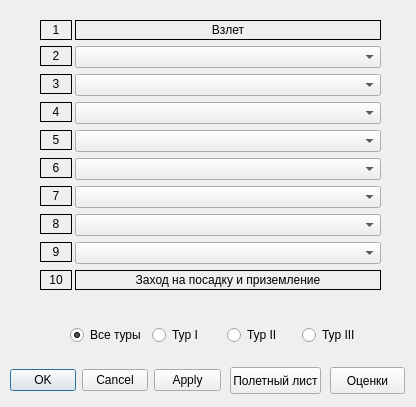
<?xml version="1.0" encoding="UTF-8"?>
<ui version="4.0">
 <class>FlyProg</class>
 <widget class="QDialog" name="FlyProg">
  <property name="windowModality">
   <enum>Qt::ApplicationModal</enum>
  </property>
  <property name="geometry">
   <rect>
    <x>0</x>
    <y>0</y>
    <width>416</width>
    <height>407</height>
   </rect>
  </property>
  <property name="minimumSize">
   <size>
    <width>413</width>
    <height>407</height>
   </size>
  </property>
  <property name="maximumSize">
   <size>
    <width>416</width>
    <height>407</height>
   </size>
  </property>
  <property name="windowTitle">
   <string>Полетная программа</string>
  </property>
  <property name="windowIcon">
   <iconset resource="Resourses.qrc">
    <normaloff>:/images/Ico/logo_301.png</normaloff>:/images/Ico/logo_301.png</iconset>
  </property>
  <property name="modal">
   <bool>true</bool>
  </property>
  <widget class="QDialogButtonBox" name="buttonBox">
   <property name="geometry">
    <rect>
     <x>10</x>
     <y>365</y>
     <width>211</width>
     <height>31</height>
    </rect>
   </property>
   <property name="orientation">
    <enum>Qt::Horizontal</enum>
   </property>
   <property name="standardButtons">
    <set>QDialogButtonBox::Apply|QDialogButtonBox::Cancel|QDialogButtonBox::Ok</set>
   </property>
   <property name="centerButtons">
    <bool>true</bool>
   </property>
  </widget>
  <widget class="QWidget" name="formLayoutWidget">
   <property name="geometry">
    <rect>
     <x>40</x>
     <y>20</y>
     <width>341</width>
     <height>288</height>
    </rect>
   </property>
   <layout class="QFormLayout" name="formLayout">
    <property name="horizontalSpacing">
     <number>3</number>
    </property>
    <item row="0" column="0">
     <widget class="QLabel" name="label">
      <property name="minimumSize">
       <size>
        <width>32</width>
        <height>20</height>
       </size>
      </property>
      <property name="maximumSize">
       <size>
        <width>32</width>
        <height>20</height>
       </size>
      </property>
      <property name="frameShape">
       <enum>QFrame::Box</enum>
      </property>
      <property name="text">
       <string>1</string>
      </property>
      <property name="alignment">
       <set>Qt::AlignCenter</set>
      </property>
     </widget>
    </item>
    <item row="0" column="1">
     <widget class="QLabel" name="label_2">
      <property name="minimumSize">
       <size>
        <width>0</width>
        <height>20</height>
       </size>
      </property>
      <property name="maximumSize">
       <size>
        <width>16777215</width>
        <height>20</height>
       </size>
      </property>
      <property name="frameShape">
       <enum>QFrame::Box</enum>
      </property>
      <property name="text">
       <string>Взлет</string>
      </property>
      <property name="alignment">
       <set>Qt::AlignCenter</set>
      </property>
     </widget>
    </item>
    <item row="1" column="0">
     <widget class="QLabel" name="label_3">
      <property name="minimumSize">
       <size>
        <width>32</width>
        <height>20</height>
       </size>
      </property>
      <property name="maximumSize">
       <size>
        <width>32</width>
        <height>20</height>
       </size>
      </property>
      <property name="frameShape">
       <enum>QFrame::Box</enum>
      </property>
      <property name="text">
       <string>  2  </string>
      </property>
      <property name="alignment">
       <set>Qt::AlignCenter</set>
      </property>
     </widget>
    </item>
    <item row="1" column="1">
     <widget class="QComboBox" name="comboBox_2"/>
    </item>
    <item row="2" column="0">
     <widget class="QLabel" name="label_4">
      <property name="minimumSize">
       <size>
        <width>32</width>
        <height>20</height>
       </size>
      </property>
      <property name="maximumSize">
       <size>
        <width>32</width>
        <height>20</height>
       </size>
      </property>
      <property name="frameShape">
       <enum>QFrame::Box</enum>
      </property>
      <property name="text">
       <string>  3  </string>
      </property>
      <property name="alignment">
       <set>Qt::AlignCenter</set>
      </property>
     </widget>
    </item>
    <item row="3" column="0">
     <widget class="QLabel" name="label_5">
      <property name="minimumSize">
       <size>
        <width>32</width>
        <height>20</height>
       </size>
      </property>
      <property name="maximumSize">
       <size>
        <width>32</width>
        <height>20</height>
       </size>
      </property>
      <property name="frameShape">
       <enum>QFrame::Box</enum>
      </property>
      <property name="text">
       <string>  4  </string>
      </property>
      <property name="alignment">
       <set>Qt::AlignCenter</set>
      </property>
     </widget>
    </item>
    <item row="2" column="1">
     <widget class="QComboBox" name="comboBox_3"/>
    </item>
    <item row="3" column="1">
     <widget class="QComboBox" name="comboBox_4"/>
    </item>
    <item row="4" column="0">
     <widget class="QLabel" name="label_6">
      <property name="minimumSize">
       <size>
        <width>32</width>
        <height>20</height>
       </size>
      </property>
      <property name="maximumSize">
       <size>
        <width>32</width>
        <height>20</height>
       </size>
      </property>
      <property name="frameShape">
       <enum>QFrame::Box</enum>
      </property>
      <property name="text">
       <string>  5  </string>
      </property>
      <property name="alignment">
       <set>Qt::AlignCenter</set>
      </property>
     </widget>
    </item>
    <item row="5" column="0">
     <widget class="QLabel" name="label_7">
      <property name="minimumSize">
       <size>
        <width>32</width>
        <height>20</height>
       </size>
      </property>
      <property name="maximumSize">
       <size>
        <width>32</width>
        <height>20</height>
       </size>
      </property>
      <property name="frameShape">
       <enum>QFrame::Box</enum>
      </property>
      <property name="text">
       <string>  6  </string>
      </property>
      <property name="alignment">
       <set>Qt::AlignCenter</set>
      </property>
     </widget>
    </item>
    <item row="6" column="0">
     <widget class="QLabel" name="label_8">
      <property name="minimumSize">
       <size>
        <width>32</width>
        <height>20</height>
       </size>
      </property>
      <property name="maximumSize">
       <size>
        <width>32</width>
        <height>20</height>
       </size>
      </property>
      <property name="frameShape">
       <enum>QFrame::Box</enum>
      </property>
      <property name="text">
       <string>  7  </string>
      </property>
      <property name="alignment">
       <set>Qt::AlignCenter</set>
      </property>
     </widget>
    </item>
    <item row="7" column="0">
     <widget class="QLabel" name="label_9">
      <property name="minimumSize">
       <size>
        <width>32</width>
        <height>20</height>
       </size>
      </property>
      <property name="maximumSize">
       <size>
        <width>32</width>
        <height>20</height>
       </size>
      </property>
      <property name="frameShape">
       <enum>QFrame::Box</enum>
      </property>
      <property name="text">
       <string>  8  </string>
      </property>
      <property name="alignment">
       <set>Qt::AlignCenter</set>
      </property>
     </widget>
    </item>
    <item row="8" column="0">
     <widget class="QLabel" name="label_10">
      <property name="minimumSize">
       <size>
        <width>32</width>
        <height>20</height>
       </size>
      </property>
      <property name="maximumSize">
       <size>
        <width>32</width>
        <height>20</height>
       </size>
      </property>
      <property name="frameShape">
       <enum>QFrame::Box</enum>
      </property>
      <property name="text">
       <string>  9  </string>
      </property>
      <property name="alignment">
       <set>Qt::AlignCenter</set>
      </property>
     </widget>
    </item>
    <item row="9" column="0">
     <widget class="QLabel" name="label_11">
      <property name="minimumSize">
       <size>
        <width>32</width>
        <height>20</height>
       </size>
      </property>
      <property name="maximumSize">
       <size>
        <width>32</width>
        <height>20</height>
       </size>
      </property>
      <property name="frameShape">
       <enum>QFrame::Box</enum>
      </property>
      <property name="text">
       <string>  10  </string>
      </property>
      <property name="alignment">
       <set>Qt::AlignCenter</set>
      </property>
     </widget>
    </item>
    <item row="4" column="1">
     <widget class="QComboBox" name="comboBox_5"/>
    </item>
    <item row="5" column="1">
     <widget class="QComboBox" name="comboBox_6"/>
    </item>
    <item row="6" column="1">
     <widget class="QComboBox" name="comboBox_7"/>
    </item>
    <item row="7" column="1">
     <widget class="QComboBox" name="comboBox_8"/>
    </item>
    <item row="8" column="1">
     <widget class="QComboBox" name="comboBox_9"/>
    </item>
    <item row="9" column="1">
     <widget class="QLabel" name="label_12">
      <property name="minimumSize">
       <size>
        <width>0</width>
        <height>20</height>
       </size>
      </property>
      <property name="maximumSize">
       <size>
        <width>16777215</width>
        <height>20</height>
       </size>
      </property>
      <property name="frameShape">
       <enum>QFrame::Box</enum>
      </property>
      <property name="text">
       <string>Заход на посадку и приземление</string>
      </property>
      <property name="alignment">
       <set>Qt::AlignCenter</set>
      </property>
     </widget>
    </item>
   </layout>
  </widget>
  <widget class="QPushButton" name="pushButton">
   <property name="geometry">
    <rect>
     <x>230</x>
     <y>367</y>
     <width>91</width>
     <height>27</height>
    </rect>
   </property>
   <property name="text">
    <string>Полетный лист</string>
   </property>
  </widget>
  <widget class="QPushButton" name="pushButton_2">
   <property name="geometry">
    <rect>
     <x>330</x>
     <y>367</y>
     <width>75</width>
     <height>27</height>
    </rect>
   </property>
   <property name="text">
    <string>Оценки</string>
   </property>
  </widget>
  <widget class="QWidget" name="gridLayoutWidget">
   <property name="geometry">
    <rect>
     <x>70</x>
     <y>320</y>
     <width>301</width>
     <height>31</height>
    </rect>
   </property>
   <layout class="QGridLayout" name="gridLayout">
    <item row="0" column="0">
     <widget class="QRadioButton" name="radioButton">
      <property name="text">
       <string>Все туры</string>
      </property>
      <property name="checked">
       <bool>true</bool>
      </property>
     </widget>
    </item>
    <item row="0" column="2">
     <widget class="QRadioButton" name="radioButton_2">
      <property name="text">
       <string>Тур II</string>
      </property>
     </widget>
    </item>
    <item row="0" column="1">
     <widget class="QRadioButton" name="radioButton_1">
      <property name="text">
       <string>Тур I</string>
      </property>
     </widget>
    </item>
    <item row="0" column="3">
     <widget class="QRadioButton" name="radioButton_3">
      <property name="text">
       <string>Тур III</string>
      </property>
     </widget>
    </item>
   </layout>
  </widget>
 </widget>
 <resources>
  <include location="Resourses.qrc"/>
 </resources>
 <connections>
  <connection>
   <sender>buttonBox</sender>
   <signal>rejected()</signal>
   <receiver>FlyProg</receiver>
   <slot>reject()</slot>
   <hints>
    <hint type="sourcelabel">
     <x>316</x>
     <y>260</y>
    </hint>
    <hint type="destinationlabel">
     <x>286</x>
     <y>274</y>
    </hint>
   </hints>
  </connection>
  <connection>
   <sender>buttonBox</sender>
   <signal>accepted()</signal>
   <receiver>FlyProg</receiver>
   <slot>accept()</slot>
   <hints>
    <hint type="sourcelabel">
     <x>115</x>
     <y>380</y>
    </hint>
    <hint type="destinationlabel">
     <x>207</x>
     <y>203</y>
    </hint>
   </hints>
  </connection>
 </connections>
</ui>
